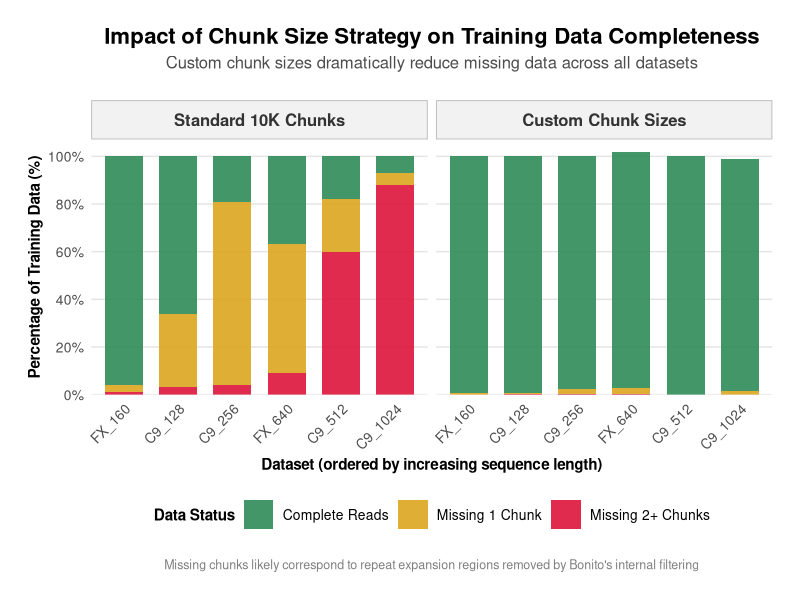
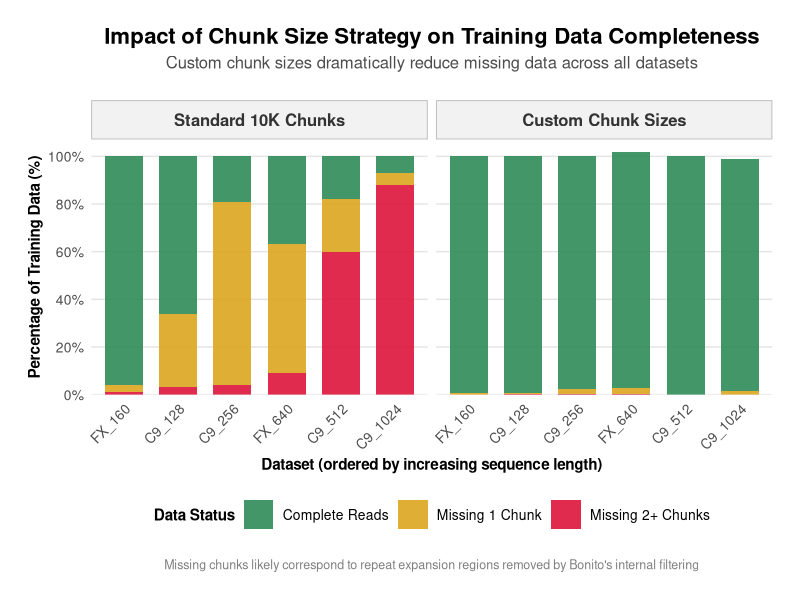

These charts were generated, in order, by the following R code:
# Install and load required packages
if (!require("tidyverse")) install.packages("tidyverse")
if (!require("ggplot2")) install.packages("ggplot2")
if (!require("dplyr")) install.packages("dplyr")
if (!require("tidyr")) install.packages("tidyr")
if (!require("patchwork")) install.packages("patchwork")

library(tidyverse)
library(ggplot2)
library(dplyr)
library(tidyr)
library(patchwork)

# Create the missing data comparison table
missing_data_10k <- data.frame(
  Dataset = c("FX_160", "C9_128", "C9_256", "FX_640", "C9_512", "C9_1024"),
  Chunk_Size = rep(10000, 6),
  Missing_1_Chunk = c(3.00, 31.00, 77.00, 54.00, 22.00, 5.00),
  Missing_2plus_Chunks = c(1.00, 3.00, 4.00, 9.00, 60.00, 88.00),
  Complete_Reads = c(96.00, 66.00, 19.00, 37.00, 18.00, 7.00)
)

missing_data_custom <- data.frame(
  Dataset = c("FX_160", "C9_128", "C9_256", "FX_640", "C9_512", "C9_1024"),
  Chunk_Size = c(35000, 35000, 35000, 55000, 55000, 75000),
  Missing_1_Chunk = c(0.80, 0.70, 2.10, 2.60, 0.00, 1.40),
  Missing_2plus_Chunks = c(0.00, 0.10, 0.10, 0.20, 0.00, 0.00),
  Complete_Reads = c(99.20, 99.20, 97.80, 99.20, 100.00, 97.30)
)

# Create combined comparison table for display
comparison_table <- data.frame(
  Dataset = rep(c("FX_160", "C9_128", "C9_256", "FX_640", "C9_512", "C9_1024"), 2),
  Chunk_Size = c(rep("10,000", 6), c("35,000", "35,000", "35,000", "55,000", "55,000", "75,000")),
  Total_Missing = c(
    missing_data_10k$Missing_1_Chunk + missing_data_10k$Missing_2plus_Chunks,
    missing_data_custom$Missing_1_Chunk + missing_data_custom$Missing_2plus_Chunks
  ),
  Complete_Reads = c(missing_data_10k$Complete_Reads, missing_data_custom$Complete_Reads)
) %>%
  mutate(
    Strategy = ifelse(Chunk_Size == "10,000", "Standard 10K", "Custom"),
    Dataset = factor(Dataset, levels = c("FX_160", "C9_128", "C9_256", "FX_640", "C9_512", "C9_1024"))
  )

# Print the comparison table
cat("Table: Comparison of Missing Data Between Standard and Custom Chunk Sizes\n")
cat("Dataset\tChunk Size\tTotal Missing (%)\tComplete Reads (%)\n")
cat("-------\t----------\t-----------------\t------------------\n")
for(i in 1:nrow(comparison_table)) {
  cat(sprintf("%s\t%s\t\t%.1f\t\t\t%.1f\n", 
              comparison_table$Dataset[i], 
              comparison_table$Chunk_Size[i],
              comparison_table$Total_Missing[i],
              comparison_table$Complete_Reads[i]))
}

# Prepare data for visualization
sequence_order <- c("FX_160", "C9_128", "C9_256", "FX_640", "C9_512", "C9_1024")

prepare_missing_data <- function(data, condition) {
  data %>%
    mutate(Dataset = factor(Dataset, levels = sequence_order)) %>%
    pivot_longer(cols = c("Missing_1_Chunk", "Missing_2plus_Chunks", "Complete_Reads"), 
                 names_to = "Category", 
                 values_to = "Percentage") %>%
    mutate(
      Condition = condition,
      Category = case_when(
        Category == "Complete_Reads" ~ "Complete Reads",
        Category == "Missing_1_Chunk" ~ "Missing 1 Chunk", 
        Category == "Missing_2plus_Chunks" ~ "Missing 2+ Chunks"
      ),
      Category = factor(Category, levels = c("Complete Reads", "Missing 1 Chunk", "Missing 2+ Chunks"))
    )
}

# Prepare both datasets
data_10k_missing <- prepare_missing_data(missing_data_10k, "Standard 10K Chunks")
data_custom_missing <- prepare_missing_data(missing_data_custom, "Custom Chunk Sizes")

# Combine data
combined_missing_data <- bind_rows(data_10k_missing, data_custom_missing) %>%
  mutate(Condition = factor(Condition, levels = c("Standard 10K Chunks", "Custom Chunk Sizes")))

# Create the visualization
p_missing <- ggplot(combined_missing_data, aes(x = Dataset, y = Percentage, fill = Category)) +
  geom_col(position = "stack", alpha = 0.9, width = 0.7) +
  facet_wrap(~Condition, ncol = 2) +
  scale_fill_manual(values = c("Complete Reads" = "#2E8B57",      # Sea green
                               "Missing 1 Chunk" = "#DAA520",     # Goldenrod  
                               "Missing 2+ Chunks" = "#DC143C"),  # Crimson
                    name = "Data Status") +
  labs(
    title = "Impact of Chunk Size Strategy on Training Data Completeness",
    subtitle = "Custom chunk sizes dramatically reduce missing data across all datasets",
    x = "Dataset (ordered by increasing sequence length)",
    y = "Percentage of Training Data (%)",
    caption = "Missing chunks likely correspond to repeat expansion regions removed by Bonito's internal filtering"
  ) +
  theme_minimal(base_size = 12) +
  theme(
    plot.title = element_text(size = 16, face = "bold", hjust = 0.5, margin = margin(b = 5)),
    plot.subtitle = element_text(size = 12, hjust = 0.5, color = "gray30", margin = margin(b = 20)),
    plot.caption = element_text(size = 9, color = "gray50", hjust = 0.5, margin = margin(t = 15)),
    strip.text = element_text(size = 12, face = "bold", color = "gray20", 
                              margin = margin(t = 8, b = 8)),
    strip.background = element_rect(fill = "gray95", color = "gray70"),
    panel.grid.minor = element_blank(),
    panel.grid.major.x = element_blank(),
    panel.grid.major.y = element_line(color = "gray90", size = 0.5),
    axis.text.x = element_text(angle = 45, hjust = 1, size = 10),
    axis.text.y = element_text(size = 10),
    axis.title = element_text(size = 11, face = "bold"),
    legend.position = "bottom",
    legend.title = element_text(size = 11, face = "bold"),
    legend.text = element_text(size = 10),
    legend.key.size = unit(0.8, "cm"),
    plot.margin = margin(20, 20, 20, 20),
    panel.background = element_rect(fill = "white", color = NA),
    plot.background = element_rect(fill = "white", color = NA)
  ) +
  guides(fill = guide_legend(nrow = 1, byrow = TRUE)) +
  scale_y_continuous(expand = expansion(mult = c(0, 0.05)), 
                     breaks = seq(0, 100, 20),
                     labels = function(x) paste0(x, "%"))

# Save the plot
ggsave("missing_data_comparison.png", plot = p_missing, 
       width = 14, height = 8, dpi = 300, bg = "white")

print("Plot saved as 'missing_data_comparison.png'")
print("Comparison table printed above")

# Display the plot
print(p_missing)